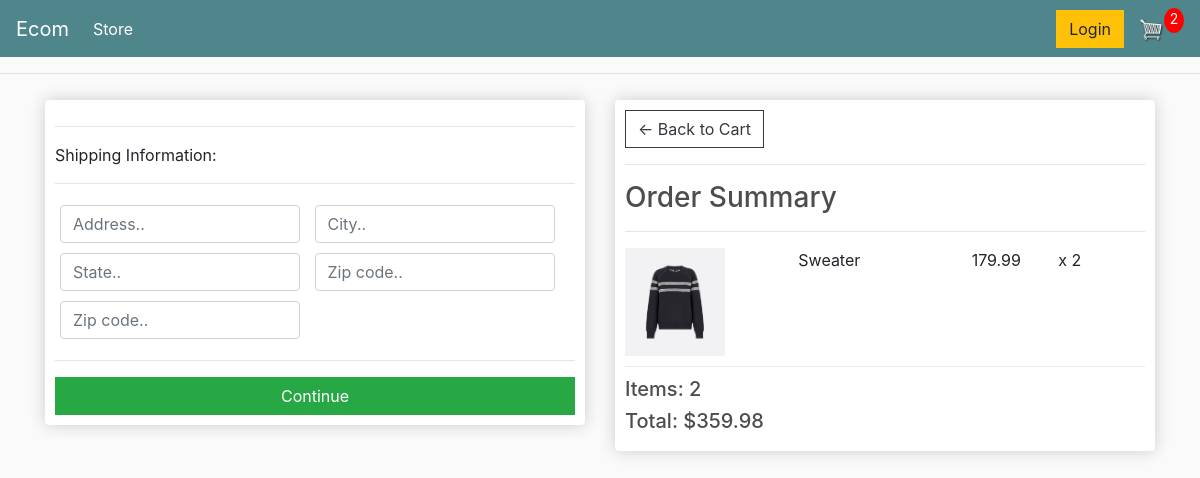
Screenshot of /checkout/ (signed in) with the database file from the repository.
### store/models.py (models this page shows, shortened)
class Order(models.Model):
    customer = models.ForeignKey(Customer, on_delete=models.SET_NULL, blank=True, null=True)
    date_ordered = models.DateTimeField(auto_now_add=True)
    complete = models.BooleanField(default=False, null = True, blank = False) #if its complete then the order has been made
    transaction_id = models.CharField(max_length=200, null=True)
    @property
    def shipping(self):
        shipping = False
        orderItems = self.orderitem_set.all()
        for i in orderItems:
            if i.product.digital == False:
                shipping = True
        return shipping
    @property
    def get_cart_total(self):
        orderitems = self.orderitem_set.all()
        total = sum([item.get_total for item in orderitems])
        return total
    def get_cart_items(self):
        orderitems = self.orderitem_set.all()
        total = sum([item.quantity for item in orderitems])
        return total

class OrderItem(models.Model):
    product = models.ForeignKey(Product, on_delete=models.SET_NULL, blank=True, null = True)
    order = models.ForeignKey(Order, on_delete=models.SET_NULL, blank= True, null= True)
    quantity = models.IntegerField(default=0, null=True, blank= True)
    date_added = models.DateTimeField(auto_now_add=True)
    @property
    def get_total(self):
        total = self.product.price * self.quantity
        return total

class Product(models.Model):
    name = models.CharField(max_length=200, null= True)
    price = models.FloatField()
    digital = models.BooleanField(default=False, null=True, blank = False) #if its digital it can not be shipped
    image = models.ImageField(null=True, blank=True)
    @property
    def imageURL(self):
        try:
            url = self.image.url
        except:
            url=''
        return url

### store/views.py (the view)
# urls.py: path('checkout/', views.checkout, name= "checkout"),
def checkout(request):
    if request.user.is_authenticated:
        customer = request.user.customer
        order, created = Order.objects.get_or_create(customer=customer, complete= False) #tries to query the customer to attach the order, if does not exist it created it and attaches order
        items = order.orderitem_set.all()      #asigna los items de la orden a items
        cartItems = order.get_cart_items
    else:
        items = []
        order = {'get_cart_total': 0, 'get_cart_items': 0, 'shipping':False} #shows 0 for cart total and cart items when user is not logged in
        cartItems = order['get_cart_items']
    context = {'items': items, 'order': order, 'cartItems': cartItems }
    return render(request, 'store/checkout.html', context)

### store/templates/store/checkout.html (shortened to what this page needs)
{% extends 'store/main.html' %}
{% load static %}
{% block content %}
<div class="row">
    <div class="col-lg-6">
        <div class="box-element" id="form-wrapper">
            <form id="form">
                <div id="shipping-info">
                    <hr>
                    <p>Shipping Information:</p>
                    <hr>
                    <div class="form-field">
                        <input class="form-control" type="text" name="address" placeholder="Address..">
                    </div>
                    <div class="form-field">
                        <input class="form-control" type="text" name="city" placeholder="City..">
                    </div>
                    <div class="form-field">
                        <input class="form-control" type="text" name="state" placeholder="State..">
                    </div>
                    <div class="form-field">
                        <input class="form-control" type="text" name="zipcode" placeholder="Zip code..">
                    </div>
                    <div class="form-field">
                        <input class="form-control" type="text" name="country" placeholder="Zip code..">
                    </div>
                </div>
                <hr>
                <input id="form-button" class="btn btn-success btn-block" type="submit" value="Continue">
            </form>
        </div>
        <br>
    </div>
    <div class="col-lg-6">
        <div class="box-element">
            <a class="btn btn-outline-dark" href="{% url 'cart' %}">&#x2190; Back to Cart</a>
            <hr>
            <h3>Order Summary</h3>
            <hr>
            {% for item in items %}
            <div class="cart-row">
				<div style="flex:2"><img class="row-image" src="{{item.product.imageURL}}" ></div>
				<div style="flex:2"><p>{{item.product.name}}</p> </div>
				<div style="flex:1"><p>{{item.product.price}}</p></div>
				<div style="flex:1"><p>x {{item.quantity}}</p></div>
			</div>
            {% endfor %}
            <h5>Items: {{order.get_cart_items}}</h5>
            <h5>Total: ${{order.get_cart_total|floatformat:2}}</h5>
        </div>
    </div>
</div>
{% endblock content %}

### store/templates/store/main.html (shortened to what this page needs)
<!DOCTYPE html>
{% load static %}
<html lang="en">
<head>
    <link rel="stylesheet" href="https://stackpath.bootstrapcdn.com/bootstrap/4.4.1/css/bootstrap.min.css">
    <link rel="stylesheet" type="text/css" href="{% static 'css/main.css' %}">
</head>
<body>
    <nav class="navbar navbar-expand-lg navbar-dark bg-dark">
      <a class="navbar-brand" href="{% url 'store' %}">Ecom</a>
      <div class="collapse navbar-collapse" id="navbarSupportedContent">
        <ul class="navbar-nav mr-auto">
          <li class="nav-item active">
            <a class="nav-link" href="{% url 'store' %}">Store <span class="sr-only">(current)</span></a>
          </li>
        </ul>
        <div class="form-inline my-2 my-lg-0">
           <a href="#"class="btn btn-warning">Login</a>
           <a href="{% url 'cart' %}">
            <img  id="cart-icon" src="{% static 'images/cart.png' %}">
          </a>
          <p id="cart-total">{{cartItems}}</p>
        </div>
      </div>
    </nav>
   <hr>
   <div class="container" >
        {% block content%}
        {% endblock content%}
   </div>
</body>
</html>

### static/css/main.css (style rules this page uses)
body { background-color: hsl(0, 0%, 98%); }
h1,h2,h3,h4,h5,h6 { color:hsl(0, 0%, 30%); }
.box-element { box-shadow:hsl(0, 0%, 80%) 0 0 16px; background-color: #fff; border-radius: 4px; padding: 10px; }
.bg-dark { background-color: #4f868c!important; }
#cart-icon { width:25px; display: inline-block; margin-left: 15px; }
#cart-total { display: block; text-align: center; color:#fff; background-color: red; width: 20px; height: 25px; border-radius: 50%; font-size: 14px; }
.col-lg-4, .col-lg-6, .col-lg-8, .col-lg-12 { margin-top: 10px; }
.btn { border-radius: 0; }
.row-image { width: 100px; }
.form-field { width:250px; display: inline-block; padding: 5px; }
.cart-row { display: flex; align-items: flex-stretch; padding-bottom: 10px; margin-bottom: 10px; border-bottom: 1px solid #ececec; }

### rows the page displays
Order: id.quantity "2", get_cart_items "2", get_cart_total "359.98"
OrderItem: product.imageURL (picture), product.name "Sweater", product.price "179.99", quantity "2"
